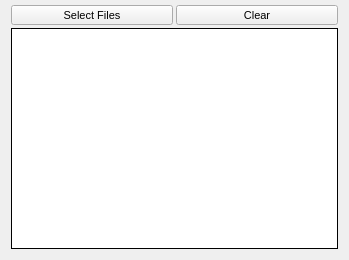
     <widget class="QWidget" name="ImageFiles">
      <property name="geometry">
       <rect>
        <x>0</x>
        <y>0</y>
        <width>349</width>
        <height>260</height>
       </rect>
      </property>
      <attribute name="label">
       <string>                          Image Files</string>
      </attribute>
      <layout class="QGridLayout" name="gridLayout_13">
       <property name="topMargin">
        <number>5</number>
       </property>
       <item row="0" column="0">
        <layout class="QGridLayout" name="gridLayout_12" rowstretch="2,5">
         <property name="spacing">
          <number>3</number>
         </property>
         <item row="0" column="1">
          <widget class="QToolButton" name="ClearImageFilesDMD2">
           <property name="sizePolicy">
            <sizepolicy hsizetype="Preferred" vsizetype="Fixed">
             <horstretch>0</horstretch>
             <verstretch>0</verstretch>
            </sizepolicy>
           </property>
           <property name="font">
            <font>
             <family>MS Shell Dlg 2</family>
             <pointsize>8</pointsize>
             <weight>50</weight>
             <italic>false</italic>
             <bold>false</bold>
            </font>
           </property>
           <property name="text">
            <string>Clear</string>
           </property>
          </widget>
         </item>
         <item row="0" column="0">
          <widget class="QToolButton" name="SelectFileDMD2">
           <property name="sizePolicy">
            <sizepolicy hsizetype="Preferred" vsizetype="Fixed">
             <horstretch>0</horstretch>
             <verstretch>0</verstretch>
            </sizepolicy>
           </property>
           <property name="font">
            <font>
             <family>MS Shell Dlg 2</family>
             <pointsize>8</pointsize>
             <weight>50</weight>
             <italic>false</italic>
             <bold>false</bold>
            </font>
           </property>
           <property name="text">
            <string>Select Files</string>
           </property>
          </widget>
         </item>
         <item row="1" column="0" colspan="2">
          <widget class="QListWidget" name="FileList">
           <property name="autoFillBackground">
            <bool>true</bool>
           </property>
           <property name="styleSheet">
            <string notr="true">background-color: rgb(255, 255, 255);</string>
           </property>
           <property name="frameShape">
            <enum>QFrame::Panel</enum>
           </property>
           <property name="frameShadow">
            <enum>QFrame::Plain</enum>
           </property>
          </widget>
         </item>
        </layout>
       </item>
      </layout>
     </widget>
